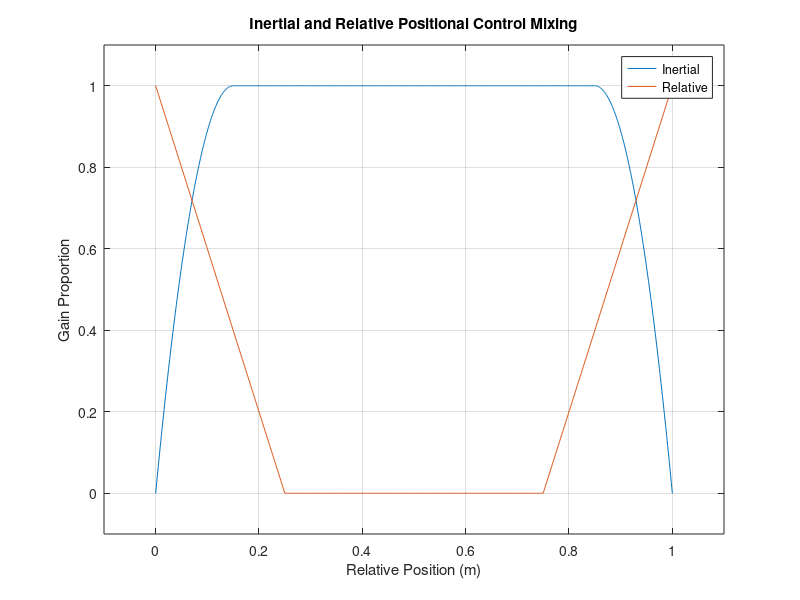

Write the MATLAB code that produced this figure.
close all; clear; clc;

% Testing piecwise polynomial functions for mixed inertial and relative
% position control

pr_d = 0.5; % desired relative position (m)
r_g = 0.35; % radius from pr_d for full inertial control
h_k = 0.0; % proportion of relative position control gain inside abs(pr-(pr_d+r_k))
r_k = 0.25; % radius from pr_d for h_k proportion of relative position control

pr = linspace(0,1,1000); % relative position test values
inert_gain = zeros(size(pr)); % Proportion of inertial control gain
rel_gain = zeros(size(pr)); % Proportion of relative position control gain

n = 2; % Polynomial order
g = @(x) ((-1/(1-(pr_d+r_g))^n) * (sign(x-pr_d)*(x-(pr_d+sign(x-pr_d)*r_g)))^n + 1) * (abs(x-pr_d)> r_g)...
    + 1 * (abs(x-pr_d) <= r_g);

n = 1; % Polynomial order
k = @(x) (-((h_k-1)/(1-(pr_d+r_k))^n) * (sign(x-pr_d)*(x-(pr_d+sign(x-pr_d)*r_k)))^n + h_k) * (abs(x-pr_d)> r_k)...
    + h_k * (abs(x-pr_d) <= r_k);

for i = 1:length(pr)
    inert_gain(i) = g(pr(i));
    rel_gain(i) = k(pr(i));
end

figure;
plot(pr,inert_gain)
hold on
plot(pr, rel_gain)
title('Inertial and Relative Positional Control Mixing')
xlabel('Relative Position (m)')
ylabel('Gain Proportion')
xlim([-0.1 1.1])
ylim([-0.1 1.1])
legend('Inertial','Relative')
grid on
